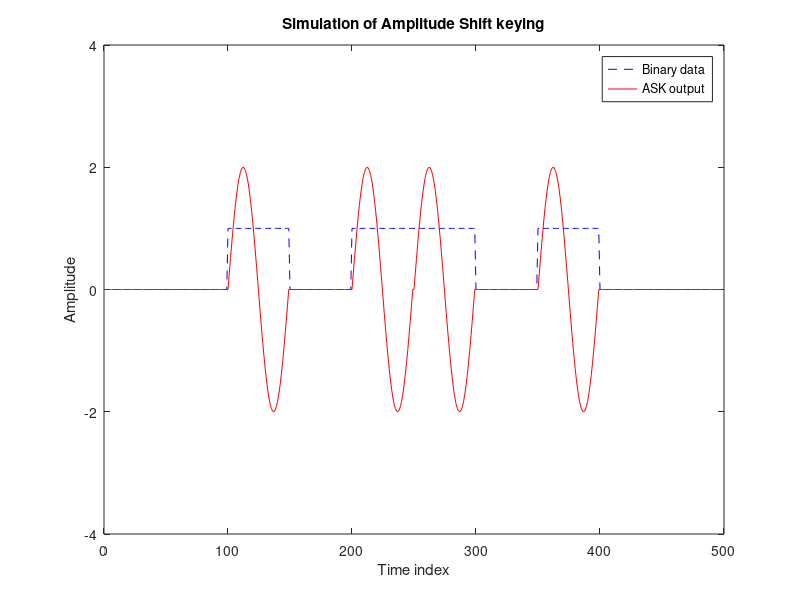

This figure's MATLAB source: (Note: this script raises an error after producing the figure.)
%%% MATLAB script to simulate ASK :Qn 1
%%% Vc = 2
clear all; close all; clf;
Vc = 2;
fc = 2000;
t = linspace (0, 1/2000, 50);
ec = Vc * sin(2*pi*fc*t);
b = [0, 0, 1, 0, 1, 1, 0, 1, 0, 0];
n = ['The Binary data is: ',num2str(b)];
ask = []; bin = [];
for i = 1 : length(b)
    ask = [ask, b(i)*ec];
    bin = [bin, b(i)*ones(1,50)];
end

tm = [0 : length(ask)-1];
plot(tm, bin, 'b--'); axis([0 length(bin) 0 2]); hold on;
plot(tm, ask, 'r'); axis([0 length(tm) -4 4]); hold off;
xlabel('Time index'); ylabel('Amplitude');
legend('Binary data', 'ASK output');
title('Simulation of Amplitude Shift keying');
gtext(n); %Display the random binary string..
%%% end of simul
